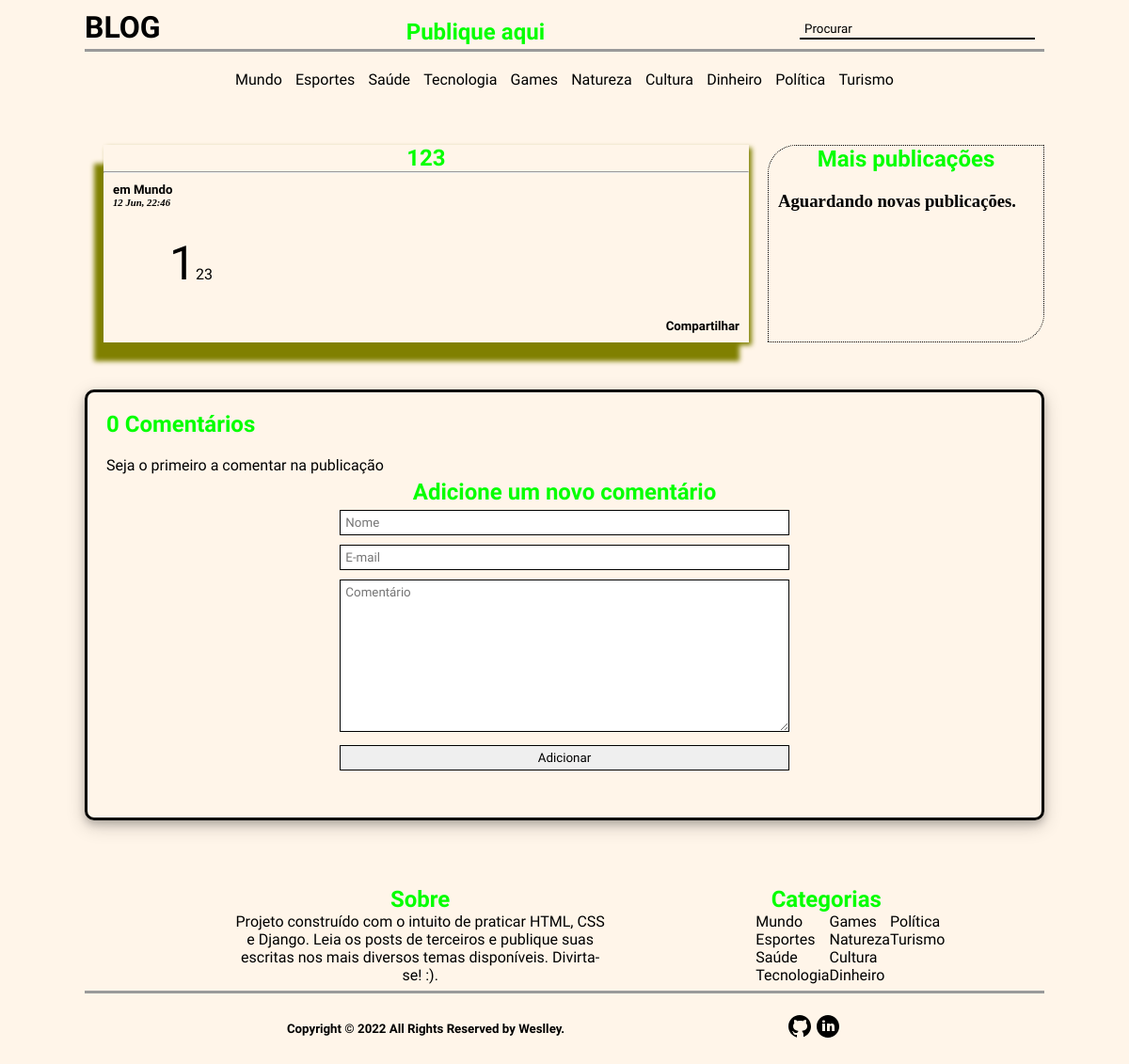
Screenshot of /123/ with the database file from the repository.
### blog/models.py (models this page shows, shortened)
class Post(models.Model):
    STATUS_CHOICES = (
        ('draft', 'Draft'),
        ('published', 'Published'),
    )
    TAG_CHOICES = (
        ('mundo', 'Mundo'),
        ('esportes','Esportes'),
        ('tecnologia','Tecnologia'),
        ('natureza','Natureza'),
        ('cultura','Cultura'),
        ('dinheiro','Dinheiro'),
        ('política','Política'),
        ('saúde','Saúde'),
        ('turismo','Turismo'),
        ('games','Games'),
    )
    title = models.CharField(max_length=250, unique = True,)
    slug = models.SlugField(max_length=250, default=None)
    author = models.ForeignKey(User, on_delete=models.CASCADE, default='1') #related_name='blog_posts'
    body = models.TextField(max_length=5000)
    publish = models.DateTimeField(default=timezone.now)
    created_date = models.DateField(auto_now_add=True)
    created_time = models.TimeField(auto_now_add=True)
    updated_date = models.DateField(auto_now=True)
    updated_time = models.TimeField(auto_now=True)
    status = models.CharField(max_length=10, choices=STATUS_CHOICES, default='published')
    tag = models.CharField(max_length=10, choices=TAG_CHOICES, default='mundo')
    objects = models.Manager() # The default manager.
    published = PublishedManager()
    class Meta:
        ordering = ('-created_date',)
    def get_absolute_url(self):
        return reverse ('blog:post_detail', args=[self.slug])

### blog/views.py (the view)
# urls.py: path('<slug:post>/',views.post_detail, name='post_detail'),
def post_detail(request, post):
    post = get_object_or_404(Post, slug=post, status='published')
    slug = post.slug
    comments = post.comment_set.filter(active=True)
    new_comment = None
    if request.method == 'POST':
        comment_form = CommentForm(request.POST)
        if comment_form.is_valid():
            new_comment = comment_form.save(commit=False)
            new_comment.post = post
            new_comment.save()
            return redirect(f'/blog/{slug}')
    else:
        comment_form = CommentForm()
    paginator = Paginator(comments, 5) # Show 25 contacts per page.
    page_number = request.GET.get('page')
    page_obj = paginator.get_page(page_number)
    similar_posts = Post.published.exclude(id=post.id)
    return render(request, 'detail.html',
                {
                    'post': post,
                    'new_comment': new_comment,
                    'comments': comments,
                    'comment_form': comment_form,
                    'similar_posts': similar_posts,
                    'page_obj': page_obj,
                })

### blog/forms.py
class CommentForm(forms.ModelForm):
    class Meta:
        model = Comment
        fields = ('name', 'email', 'body')
        widgets = {
            'name': forms.TextInput(attrs={'placeholder':'Nome', 'size': 10, 'title': 'Your name' }),
            'email': forms.EmailInput(attrs={'placeholder':'E-mail',}),
            'body': forms.Textarea(attrs={'placeholder':'Comentário', }),
            }
        labels = {
            'name': (''),
            'email': (''),
            'body': (''),
            }

### blog/models.py (called while the page is built)
    def get_queryset(self):
        return super(PublishedManager,self).get_queryset().filter(status='published')

### blog/templates/detail.html (shortened to what this page needs)
{% extends "base.html" %}
{% block content %}
<div class="u-container">
    <div class="u-content-pr">
        <div class="u-item-title">
            <a href="{{ post.get_absolute_url }}">
                <h2>{{ post.title|capfirst }}</h2>
            </a>
        </div>
        <hr>
        <div class="l-item-tag">
            <a href="{% url 'blog:post_list_by_tag' post.tag %}">
                <h5>em {{post.tag|capfirst}}</h5>
                <h6>{{ post.publish|date:"d M, H:i" }}</h6>
            </a>
        </div>
        <div class="u-item-body">
            <p>{{post.body}}</p>
        </div>
        <div class='u-item-share'>
            <h5>
                <a href="{% url 'blog:post_share' post.slug %}">
                    Compartilhar
                </a>
            </h5>
        </div>
    </div>
    <div class="u-content-mais">
        <div class="u-item-mais">
            <h2>Mais publicações</h2>
        </div>
        <div class="u-item-list">
            {% for similar_post in similar_posts|slice:":10" %}
            <ul class="u-item-title-mais">
                <li><a href="{{ similar_post.get_absolute_url }}">{{similar_post.title|capfirst}}</a></li>
            </ul>
            {% empty %}
            <h3>Aguardando novas publicações.</h3>
            {% endfor %}
        </div>
    </div>
</div>
<div class="comments-container">
    <h2>
        {% with total_comments=comments.count %}
        {{ total_comments }} Comentário{{ total_comments|pluralize }}
        {% endwith %}
    </h2>
    <div class="comments-content">
        {% for comment in page_obj %}
        <div class="comments-items-descricao">
            <div class="c-items">
                <div class="c-item-user">
                    <p> Comentário de {{ comment.name|capfirst }}:</p>
                </div>
                <div class="c-item-created">
                    <h6>{{ comment.created }}</h6>
                </div>
            </div>
        </div>
        <div class="comments-items-body">
            <div>
                <p>{{ comment.body}}</p>
            </div>
        </div>
        <hr>
        {% empty %}
        <p>Seja o primeiro a comentar na publicação</p>
        {% endfor %}
        <div class="form-container">
            <form method="post">
                <h2>Adicione um novo comentário</h2>
                {{ comment_form.as_p }}
                <input type="submit" value="Adicionar">
            </form>
        </div>
    </div>
</div>
{% endblock %}

### static/css/styless.css (style rules this page uses)
* { margin: 0px; padding: 0px; box-sizing: border-box; }
body, html { background-color:rgb(255, 245, 233); height: 100%; display: flex; flex-direction: column; justify-content: space-between; }
li, p, form { list-style-type: none; font-family: 'Josefin Sans', sans-serif; }
input, textarea { border: 1.5px solid black; padding: 5px 5px; font-family: 'Josefin Sans', sans-serif; }
h2 { font-family: 'Jua', sans-serif; color: rgb(4, 255, 0); }
h5 { font-family: 'Comic Neue', cursive; }
h6 { font-style: italic; }
a { text-decoration: none; color: black; }
.l-item-tag { margin: 10px 10px; }
.u-container { width: 85%; margin: 30px auto; display: flex; justify-content: center; }
.u-content-pr { display: flex; box-shadow: -10px 20px 5px olive , 3px 3px 5px olive; flex-direction: column; justify-content: space-evenly; width: 700px; margin: 0 20px; }
.u-item-body { margin: 20px 0 20px 20px; text-indent: 50px; word-wrap: break-word; }
.u-item-body::first-letter { font-size: 50px; font-style: bold; }
.u-item-share { text-align: end; padding: 10px; }
.u-content-mais { display: flex; flex-direction: column; border-radius: 20px 20px; width: 300px; border: 1px dotted black; border-radius: 30px 0 30px 0; max-height: 300px; }
.u-item-mais { text-align: center; word-wrap: break-word; margin: 0 10px; }
.u-item-title { margin: 0 20px; text-align: center; word-wrap: break-word; }
.u-item-list { display: flex; flex-direction: column; height: 100%; margin: 20px 10px; }
.comments-container { width: 85%; margin: 20px auto; border-style: solid; padding: 20px; box-shadow: 0 4px 8px 0 rgba(0, 0, 0, 0.2), 0 6px 20px 0 rgba(0, 0, 0, 0.19); border-radius: 10px; }
.comments-content { display: flex; flex-direction: column; margin: 20px auto; justify-content: center; }
.form-container { display: flex; justify-content: center; text-align: center; }
.form-container form, input, textarea { width: 70%; margin: 5px; }
.form-container input, textarea { border: 1.5px solid black; padding: 5px 5px; }

### rows the page displays
Post: title "123", tag "Mundo", publish "12 Jun, 22:46", body "123"

### other values shown
{{ total_comments }} "0"
